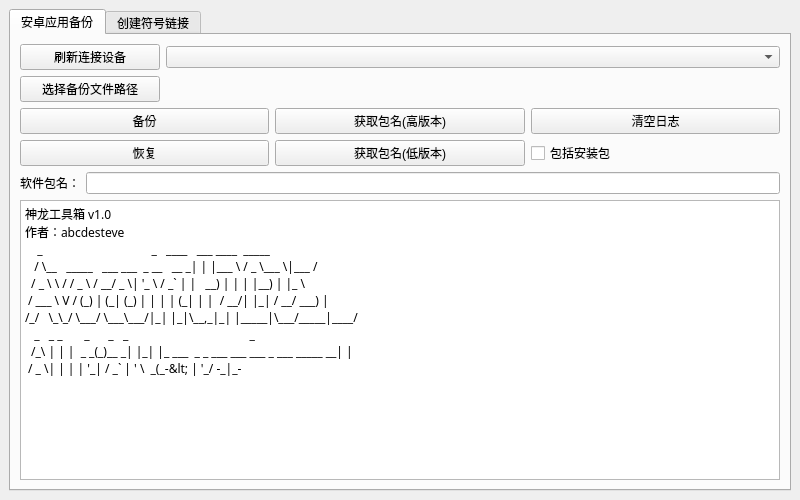
<?xml version="1.0" encoding="UTF-8"?>
<ui version="4.0">
 <class>gui</class>
 <widget class="QMainWindow" name="gui">
  <property name="geometry">
   <rect>
    <x>0</x>
    <y>0</y>
    <width>800</width>
    <height>500</height>
   </rect>
  </property>
  <property name="windowTitle">
   <string>神龙工具箱</string>
  </property>
  <widget class="QWidget" name="centralwidget">
   <layout class="QHBoxLayout" name="horizontalLayout">
    <item>
     <widget class="QTabWidget" name="tabWidget">
      <property name="currentIndex">
       <number>0</number>
      </property>
      <widget class="QWidget" name="adb_backup">
       <attribute name="title">
        <string>安卓应用备份</string>
       </attribute>
       <layout class="QVBoxLayout" name="verticalLayout">
        <item>
         <layout class="QHBoxLayout" name="horizontalLayout_1">
          <item>
           <widget class="QPushButton" name="aab_btn_device">
            <property name="maximumSize">
             <size>
              <width>140</width>
              <height>16777215</height>
             </size>
            </property>
            <property name="text">
             <string>刷新连接设备</string>
            </property>
           </widget>
          </item>
          <item>
           <widget class="QComboBox" name="aab_cmb_device"/>
          </item>
         </layout>
        </item>
        <item>
         <layout class="QHBoxLayout" name="horizontalLayout_2">
          <item>
           <widget class="QPushButton" name="aab_btn_path">
            <property name="maximumSize">
             <size>
              <width>140</width>
              <height>16777215</height>
             </size>
            </property>
            <property name="text">
             <string>选择备份文件路径</string>
            </property>
           </widget>
          </item>
          <item>
           <widget class="QLabel" name="aab_label_path">
            <property name="text">
             <string/>
            </property>
            <property name="scaledContents">
             <bool>true</bool>
            </property>
            <property name="alignment">
             <set>Qt::AlignCenter</set>
            </property>
           </widget>
          </item>
         </layout>
        </item>
        <item>
         <layout class="QGridLayout" name="gridLayout_2">
          <item row="0" column="2">
           <widget class="QPushButton" name="aab_btn_clear">
            <property name="text">
             <string>清空日志</string>
            </property>
           </widget>
          </item>
          <item row="1" column="2">
           <widget class="QCheckBox" name="aab_ckb_apk">
            <property name="text">
             <string>包括安装包</string>
            </property>
           </widget>
          </item>
          <item row="0" column="1">
           <widget class="QPushButton" name="aab_btn_getapp_high">
            <property name="text">
             <string>获取包名(高版本)</string>
            </property>
           </widget>
          </item>
          <item row="0" column="0">
           <widget class="QPushButton" name="aab_btn_backup">
            <property name="text">
             <string>备份</string>
            </property>
           </widget>
          </item>
          <item row="1" column="1">
           <widget class="QPushButton" name="aab_btn_getapp_low">
            <property name="text">
             <string>获取包名(低版本)</string>
            </property>
           </widget>
          </item>
          <item row="1" column="0">
           <widget class="QPushButton" name="aab_btn_restore">
            <property name="text">
             <string>恢复</string>
            </property>
           </widget>
          </item>
         </layout>
        </item>
        <item>
         <layout class="QHBoxLayout" name="horizontalLayout_4">
          <item>
           <widget class="QLabel" name="aab_label_name">
            <property name="text">
             <string>软件包名：</string>
            </property>
           </widget>
          </item>
          <item>
           <widget class="QLineEdit" name="aab_lineedit_name"/>
          </item>
         </layout>
        </item>
        <item>
         <widget class="QPlainTextEdit" name="aab_textedit_log">
          <property name="font">
           <font>
            <family>FiraCode Nerd Font</family>
           </font>
          </property>
          <property name="plainText">
           <string>神龙工具箱 v1.0
作者：abcdesteve
    _                                   _   ____   ___ ____  _____ 
   / \__   _____   ___ ___  _ __   __ _| | |___ \ / _ \___ \|___ / 
  / _ \ \ / / _ \ / __/ _ \| '_ \ / _` | |   __) | | | |__) | |_ \ 
 / ___ \ V / (_) | (_| (_) | | | | (_| | |  / __/| |_| / __/ ___) |
/_/   \_\_/ \___/ \___\___/|_| |_|\__,_|_| |_____|\___/_____|____/ 
   _   _ _       _      _   _                                       _ 
  /_\ | | |  _ _(_)__ _| |_| |_ ___  _ _ ___ ___ ___ _ ___ _____ __| |
 / _ \| | | | '_| / _` | ' \  _(_-&lt; | '_/ -_|_-&lt;/ -_) '_\ V / -_) _` |
/_/ \_\_|_| |_| |_\__, |_||_\__/__/ |_| \___/__/\___|_|  \_/\___\__,_|
                  |___/                                               </string>
          </property>
         </widget>
        </item>
       </layout>
      </widget>
      <widget class="QWidget" name="link">
       <attribute name="title">
        <string>创建符号链接</string>
       </attribute>
       <layout class="QGridLayout" name="gridLayout">
        <item row="5" column="2">
         <spacer name="horizontalSpacer_2">
          <property name="orientation">
           <enum>Qt::Horizontal</enum>
          </property>
          <property name="sizeHint" stdset="0">
           <size>
            <width>226</width>
            <height>20</height>
           </size>
          </property>
         </spacer>
        </item>
        <item row="4" column="1">
         <spacer name="verticalSpacer">
          <property name="orientation">
           <enum>Qt::Vertical</enum>
          </property>
          <property name="sizeHint" stdset="0">
           <size>
            <width>20</width>
            <height>40</height>
           </size>
          </property>
         </spacer>
        </item>
        <item row="6" column="1">
         <spacer name="verticalSpacer_2">
          <property name="orientation">
           <enum>Qt::Vertical</enum>
          </property>
          <property name="sizeHint" stdset="0">
           <size>
            <width>20</width>
            <height>40</height>
           </size>
          </property>
         </spacer>
        </item>
        <item row="5" column="1">
         <widget class="QPushButton" name="csl_btn_start">
          <property name="minimumSize">
           <size>
            <width>100</width>
            <height>0</height>
           </size>
          </property>
          <property name="text">
           <string>创建</string>
          </property>
         </widget>
        </item>
        <item row="1" column="0" colspan="3">
         <layout class="QHBoxLayout" name="horizontalLayout_5">
          <item>
           <widget class="QPushButton" name="csl_btn_from">
            <property name="maximumSize">
             <size>
              <width>120</width>
              <height>16777215</height>
             </size>
            </property>
            <property name="text">
             <string>选择本体路径</string>
            </property>
           </widget>
          </item>
          <item>
           <widget class="QLineEdit" name="csl_lineedit_from">
            <property name="alignment">
             <set>Qt::AlignCenter</set>
            </property>
            <property name="placeholderText">
             <string>请先选择本体路径</string>
            </property>
           </widget>
          </item>
         </layout>
        </item>
        <item row="5" column="0">
         <spacer name="horizontalSpacer">
          <property name="orientation">
           <enum>Qt::Horizontal</enum>
          </property>
          <property name="sizeHint" stdset="0">
           <size>
            <width>226</width>
            <height>20</height>
           </size>
          </property>
         </spacer>
        </item>
        <item row="3" column="0" colspan="3">
         <layout class="QHBoxLayout" name="horizontalLayout_6">
          <item>
           <widget class="QPushButton" name="csl_btn_to">
            <property name="maximumSize">
             <size>
              <width>120</width>
              <height>16777215</height>
             </size>
            </property>
            <property name="text">
             <string>选择目标路径</string>
            </property>
           </widget>
          </item>
          <item>
           <widget class="QLineEdit" name="csl_lineedit_to">
            <property name="alignment">
             <set>Qt::AlignCenter</set>
            </property>
            <property name="placeholderText">
             <string>请先选择目标路径(确保该路径不存在)</string>
            </property>
           </widget>
          </item>
         </layout>
        </item>
        <item row="2" column="1">
         <spacer name="verticalSpacer_4">
          <property name="orientation">
           <enum>Qt::Vertical</enum>
          </property>
          <property name="sizeHint" stdset="0">
           <size>
            <width>20</width>
            <height>40</height>
           </size>
          </property>
         </spacer>
        </item>
        <item row="0" column="1">
         <spacer name="verticalSpacer_3">
          <property name="orientation">
           <enum>Qt::Vertical</enum>
          </property>
          <property name="sizeHint" stdset="0">
           <size>
            <width>20</width>
            <height>40</height>
           </size>
          </property>
         </spacer>
        </item>
       </layout>
      </widget>
     </widget>
    </item>
   </layout>
  </widget>
 </widget>
 <resources/>
 <connections/>
</ui>
